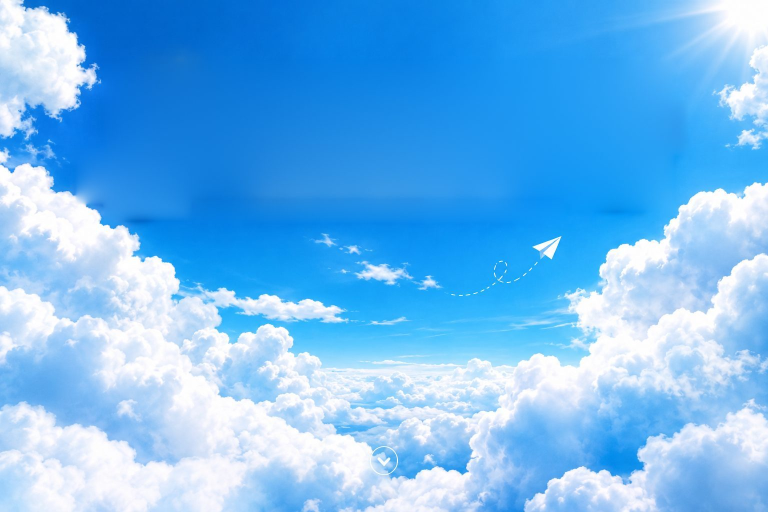
#> input picture kinyashield_1/kinyashield/assets/sky_background.jpg, 1536 x 1024 px (shown at 1/2 size)
$ python make_sky_background.py ../assets/sky_background.jpg
#> lines starting #> are read from the running program, lines starting #| are printed output that depends on the picture; after the words box and inside, x2 and y2 are one past the last pixel; in counts of white or black regions, pixels touching at a corner belong together
"""Builds assets/sky_background.jpg from the owner's REGIS' WORLD sky image: removes the big title (with its crown and gold ring), keeps the
sky, clouds, sun, paper plane and the small tagline.
Usage: python tools/make_sky_background.py path/to/original.png
Method: the crown/ring/title are covered by a mask and filled with a harmonic (Laplace) interpolation of the surrounding sky, solved coarse-to-fine, so the fill
matches the real pixels at its edge and shows no seam. The tagline, plane, sun and clouds are left untouched."""
import sys, pathlib
import cv2, numpy as np

src = sys.argv[1]
im = cv2.imread(src)
#> im is the input picture: shape (1024, 1536, 3); mean B, G, R 241.8, 184.1, 111.7
H, W = im.shape[:2]
#> H = 1024; W = 1536
hsv = cv2.cvtColor(im, cv2.COLOR_BGR2HSV)
#> hsv: shape (1024, 1536, 3); mean H, S, V 102.7, 140.4, 241.9

# mask: crown + ring (saturated yellow, dilated) + the title block + the lower-left tail of the title's first letter
hsv = cv2.cvtColor(im, cv2.COLOR_BGR2HSV)
yellow = ((hsv[..., 0] >= 12) & (hsv[..., 0] <= 38) & (hsv[..., 1] > 90) & (hsv[..., 2] > 120)).astype(np.uint8) * 255
#> yellow: shape (1024, 1536); every value is 0
yellow = cv2.dilate(yellow, np.ones((25, 25), np.uint8))
yellow[430:, :] = 0
M = yellow > 0
M[118:412, 205:1350] = True          # title block with glow and 3D edge (tagline starts below y=412)
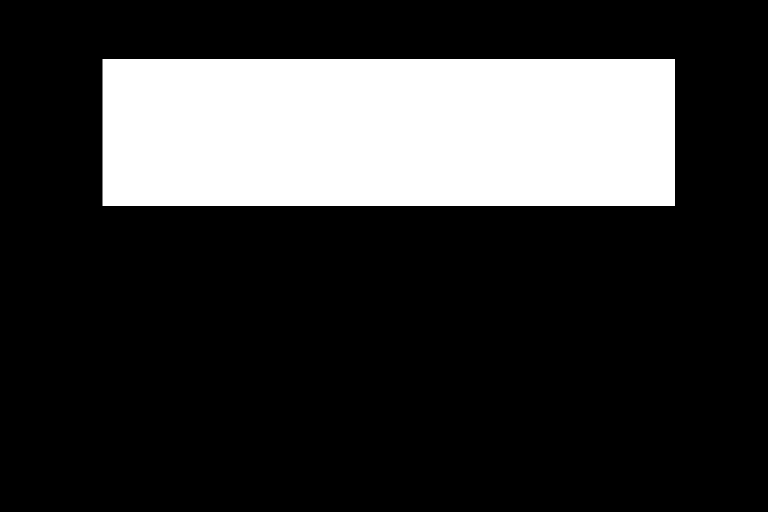
#> M: shape (1024, 1536) bool (shown at 1/2 size); 21.4% white; 1 white region, box (x1, y1, x2, y2) and area: (205, 118, 1350, 412) 336630
M[395:442, 205:392] = True           # tail of the first letter, left of the tagline rules
M[395:424, 1126:1350] = True         # shadow of the last letter, right of the tagline rules
M[196:312, 1340:1378] = True         # right end of the ring
M[290:410, 150:205] = True           # left end of the ring
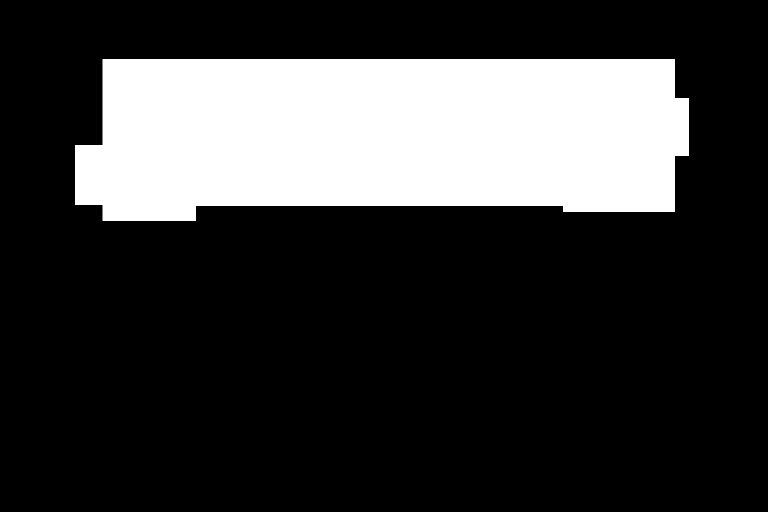
#> M: shape (1024, 1536) bool (shown at 1/2 size); 22.6% white; 1 white region, box (x1, y1, x2, y2) and area: (150, 118, 1378, 442) 354776

y0, y1 = max(0, np.where(M.any(1))[0][0] - 2), min(H, np.where(M.any(1))[0][-1] + 3)
#> y0 = 116; y1 = 444
x0, x1 = max(0, np.where(M.any(0))[0][0] - 2), min(W, np.where(M.any(0))[0][-1] + 3)
#> x0 = 148; x1 = 1380
box = im[y0:y1, x0:x1].astype(np.float32)
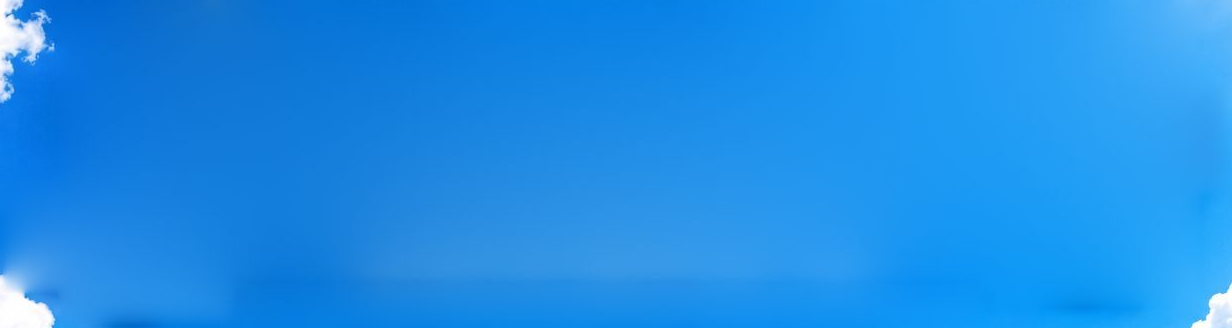
#> box: shape (328, 1232, 3) float32; mean B, G, R 232.1, 142.3, 30.4
mb = M[y0:y1, x0:x1]
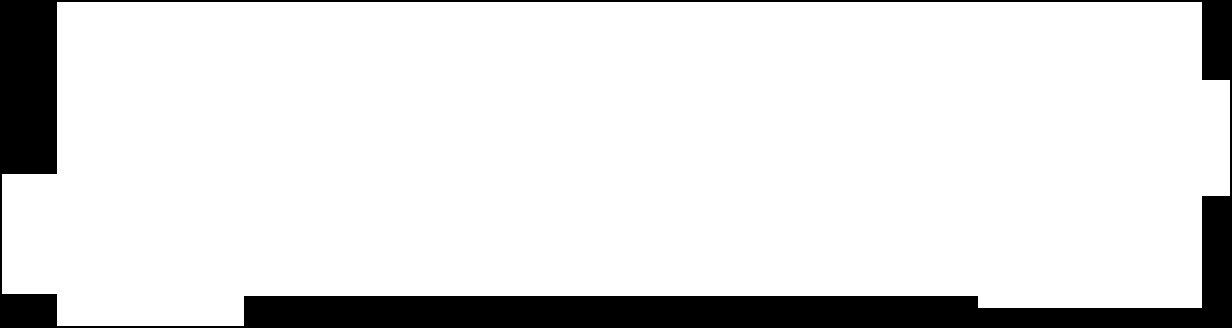
#> mb: shape (328, 1232) bool; 87.8% white; 1 black region, box (x1, y1, x2, y2) and area: (0, 0, 1232, 328) 49320


def solve(u, free, iters):
    """Jacobi iterations of the Laplace equation on the free pixels; edges of the array are treated as known."""
    for _ in range(iters):
        avg = u.copy()
        avg[1:-1, 1:-1] = 0.25 * (u[:-2, 1:-1] + u[2:, 1:-1] + u[1:-1, :-2] + u[1:-1, 2:])
        u = np.where(free[..., None], avg, u)
    return u


free = mb.copy()
free[0, :] = free[-1, :] = free[:, 0] = free[:, -1] = False
# coarse solve (1/6 scale), then refine at full resolution
sc = 6
small = cv2.resize(box, (box.shape[1] // sc, box.shape[0] // sc), interpolation=cv2.INTER_AREA)
fsmall = cv2.resize(free.astype(np.uint8), (small.shape[1], small.shape[0]), interpolation=cv2.INTER_NEAREST).astype(bool)
#> fsmall: shape (54, 205) bool; 87.2% white; 2 black regions, box (x1, y1, x2, y2) and area: (41, 33, 205, 54) 808, (0, 0, 205, 54) 607
# unknown pixels start from the mean of the known border so the iteration converges quickly
small[fsmall] = small[~fsmall].mean(0)
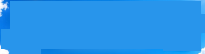
#> small: shape (54, 205, 3) float32; mean B, G, R 235.7, 149.1, 40.7
small = solve(small, fsmall, 6000)
#> after the loop in solve, `for _ in range(iters):`:
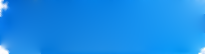
#> avg: shape (54, 205, 3) float32; mean B, G, R 232.7, 140.8, 25.5
up = cv2.resize(small, (box.shape[1], box.shape[0]), interpolation=cv2.INTER_CUBIC)
fill = np.where(free[..., None], up, box)
fill = solve(fill, free, 400)
rng = np.random.default_rng(3)
fill = fill + rng.normal(0, 0.8, fill.shape).astype(np.float32)
soft = cv2.GaussianBlur(mb.astype(np.float32), (0, 0), 2.2)[..., None]
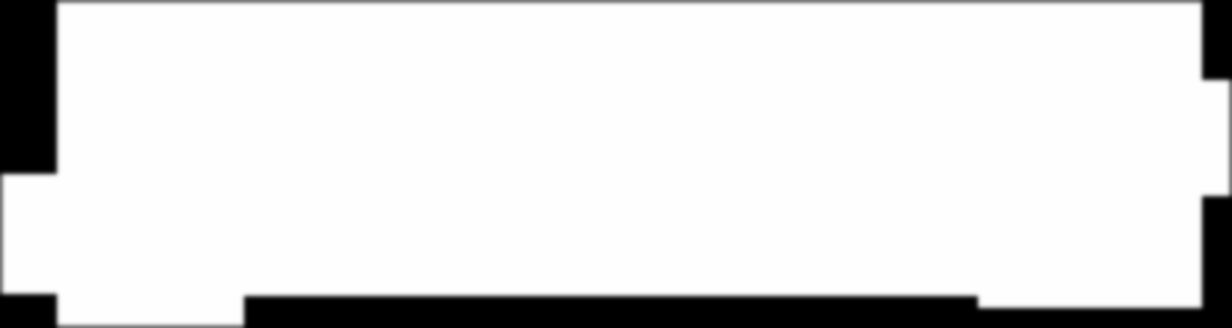
#> soft: shape (328, 1232, 1) float32; min 0, max 1, mean 0.879
soft = np.maximum(soft, mb[..., None].astype(np.float32) * 0 + soft)
res = box * (1 - soft) + fill * soft
out = im.copy()
out[y0:y1, x0:x1] = np.clip(res, 0, 255).astype(np.uint8)
out_path = pathlib.Path(__file__).resolve().parent.parent / "assets" / "sky_background.jpg"
cv2.imwrite(str(out_path), out, [cv2.IMWRITE_JPEG_QUALITY, 82])
cv2.imwrite("/tmp/bg/sky_preview.png", out)
print(out_path, out.shape, out_path.stat().st_size // 1024, "KB")
#| kinyashield_1/kinyashield/assets/sky_background.jpg (1024, 1536, 3) 130 KB
